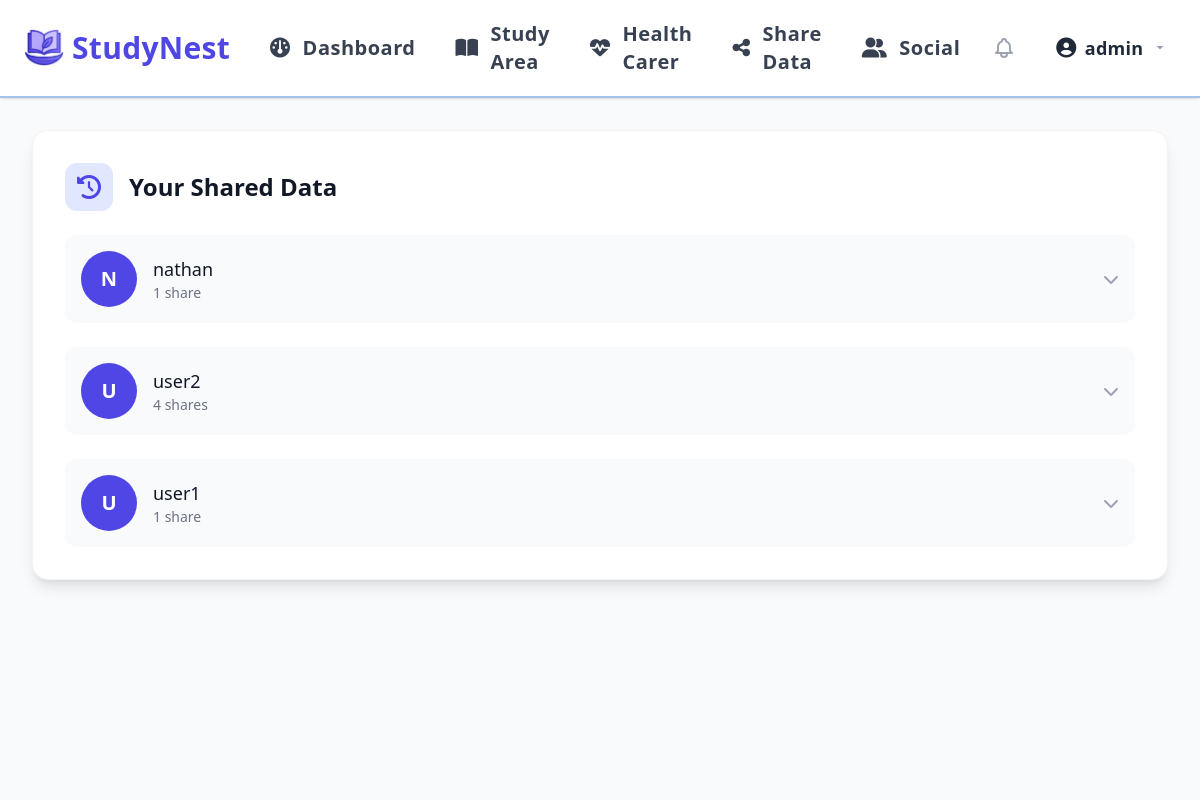
Screenshot of /shared_data_history (signed in) with the database file from the repository.
### app/models.py (models this page shows)
class User(UserMixin, db.Model):
    id = db.Column(db.Integer, primary_key=True)
    username = db.Column(db.String(80), unique=True, nullable=False)
    password = db.Column(db.String(255), nullable=False)
    email = db.Column(db.String(120), unique=True, nullable=False)
    created_at = db.Column(db.DateTime, default=lambda: datetime.now(UTC))
    university = db.Column(db.String(120))
    profile_picture = db.Column(db.String(120), default=None)  # Store the filename of the profile picture
    study_sessions = db.relationship('StudySession', backref='user', lazy=True)
    tasks = db.relationship('Task', backref='user', lazy=True)
    wellness_checks = db.relationship('WellnessCheck', backref='user', lazy=True)
    friends = db.relationship(
        'User',
        secondary='friendship',
        primaryjoin=(Friendship.user_id == id),
        secondaryjoin=(Friendship.friend_id == id),
        backref='friend_of'
    )
    sent_friend_requests = db.relationship('FriendRequest',
                                         foreign_keys='FriendRequest.from_user_id',
                                         back_populates='from_user',
                                         lazy=True)
    received_friend_requests = db.relationship('FriendRequest',
                                            foreign_keys='FriendRequest.to_user_id',
                                            back_populates='to_user',
                                            lazy=True)

### app/routes.py (the view)
@main.route('/shared_data_history')
@login_required
def shared_data_history():
    shared_data = SharedData.query.filter_by(from_user_id=current_user.id).order_by(SharedData.created_at.desc()).all()
    for data in shared_data:
        data.created_at_awst = to_awst(data.created_at)
    return render_template('shared_data_history.html', shared_data=shared_data)

### app/routes.py (called while the page is built)
@login_manager.user_loader
def load_user(user_id):
    return User.query.get(int(user_id))

def to_awst(dt):
    if dt is None:
        return None
    if dt.tzinfo is None:
        dt = dt.replace(tzinfo=timezone.utc)
    return dt.astimezone(AWST)

@main.context_processor
def inject_notifications():
    if current_user.is_authenticated:
        pending_count = FriendRequest.query.filter_by(to_user_id=current_user.id, status='pending').count()
        accepted_count = FriendRequest.query.filter_by(from_user_id=current_user.id, status='accepted', is_read=False).count()
        unread_shared_data = SharedData.query.filter_by(to_user_id=current_user.id, is_read=False).count()
        return dict(
            pending_requests_count=pending_count,
            accepted_requests_count=accepted_count,
            unread_shared_data_count=unread_shared_data
        )
    return dict(pending_requests_count=0, accepted_requests_count=0, unread_shared_data_count=0)

### templates/shared_data_history.html (shortened to what this page needs)
{% extends "base.html" %}
{% block content %}
<div class="h-full w-full bg-gray-50 dark:bg-gray-800">
    <div class="h-full w-full p-8">
        <div class="max-w-7xl mx-auto">
            <div class="bg-white dark:bg-gray-700 rounded-2xl shadow-lg p-8 border border-gray-100 dark:border-gray-600">
                <div class="flex items-center mb-6">
                    <div class="w-12 h-12 rounded-xl bg-indigo-100 dark:bg-indigo-900 flex items-center justify-center mr-4">
                        <i class="fas fa-history text-2xl text-indigo-600 dark:text-indigo-300"></i>
                    </div>
                    <h2 class="text-2xl font-semibold text-gray-900 dark:text-white">Your Shared Data</h2>
                </div>
                {% if shared_data %}
                    {% set user_data = {} %}
                    {% for data in shared_data %}
                        {% if data.to_user.id not in user_data %}
                            {% set _ = user_data.update({data.to_user.id: {'user': data.to_user, 'shares': []}}) %}
                        {% endif %}
                        {% set _ = user_data[data.to_user.id]['shares'].append(data) %}
                    {% endfor %}
                    <div class="space-y-6">
                        {% for user_id, user_info in user_data.items() %}
                            <div class="bg-gray-50 dark:bg-gray-600 rounded-xl overflow-hidden">
                                <div class="p-4 flex items-center justify-between cursor-pointer hover:bg-gray-100 dark:hover:bg-gray-500 transition-colors duration-200"
                                     onclick="toggleUserSection('user-{{ user_id }}')">
                                    <div class="flex items-center space-x-4">
                                        <div class="w-14 h-14 rounded-full bg-indigo-600 flex items-center justify-center text-xl font-bold text-white">
                                            {{ user_info.user.username[0]|upper }}
                                        </div>
                                        <div>
                                            <h3 class="font-medium text-gray-900 dark:text-white text-lg">{{ user_info.user.username }}</h3>
                                            <p class="text-sm text-gray-500 dark:text-gray-400">{{ user_info.shares|length }} share{{ 's' if user_info.shares|length != 1 else '' }}</p>
                                        </div>
                                    </div>
                                    <i class="fas fa-chevron-down text-gray-400 transition-transform duration-200" id="icon-{{ user_id }}"></i>
                                </div>
                                    {% set study_data = [] %}
                                    {% set mood_data = [] %}
                                    {% set assessment_data = [] %}
                                    {% for data in user_info.shares|sort(attribute='created_at', reverse=true) %}
                                        {% if data.data_content.get('study_progress') %}
                                            {% set _ = study_data.append(data) %}
                                        {% endif %}
                                        {% if data.data_content.get('mood') %}
                                            {% set _ = mood_data.append(data) %}
                                        {% endif %}
                                        {% if data.data_content.get('assessments') %}
                                            {% set _ = assessment_data.append(data) %}
                                        {% endif %}
                                    {% endfor %}
                            </div>
                        {% endfor %}
                    </div>
                {% endif %}
            </div>
        </div>
    </div>
</div>
{% endblock %}

### templates/base.html (shortened to what this page needs)
<!DOCTYPE html>
<html lang="en" class="h-full">
<head>
    <script src="https://cdn.tailwindcss.com"></script>
    <link rel="stylesheet" href="https://cdn.jsdelivr.net/npm/flatpickr/dist/flatpickr.min.css">
    <link rel="stylesheet" href="{{ static_file('css/styles.css') }}">
    <link rel="stylesheet" href="https://cdnjs.cloudflare.com/ajax/libs/font-awesome/6.5.0/css/all.min.css" />
    <link href="https://cdn.jsdelivr.net/npm/tom-select@2.3.1/dist/css/tom-select.css" rel="stylesheet">
</head>
<body class="bg-background text-primary h-full flex flex-col">
    <nav class="flex items-center bg-white px-6 py-3 shadow justify-between sticky top-0 z-50 text-lg">
        <div class="flex items-center flex-shrink-0 mr-6">
            <a href="{% if current_user.is_authenticated %}{{ url_for('main.dashboard') }}{% else %}{{ url_for('main.index') }}{% endif %}"
            class="flex items-center space-x-2 text-3xl font-extrabold hover:text-indigo-500 transition-all duration-300">
            <img src="{{ url_for('static', filename='images/studynest_icon.png') }}"
            alt="StudyNest Logo" width="40" height="40" class="inline-block" />
            <span style="color:#4f46e5;">StudyNest</span>
            </a>
        </div>
        <div class="hidden md:flex items-center flex-1 justify-center">
            {% if current_user.is_authenticated %}
            <a href="{{ url_for('main.dashboard') }}"
               class="flex items-center px-4 py-2 rounded-lg mr-2 {% if request.endpoint == 'main.dashboard' %}bg-indigo-100 text-indigo-600 font-semibold{% else %}text-gray-700 hover:text-indigo-600 hover:bg-indigo-50{% endif %} text-xl">
                <i class="fa-solid fa-gauge mr-3 text-xl"></i> Dashboard
            </a>
            <a href="{{ url_for('main.study_area') }}"
               class="flex items-center px-4 py-2 rounded-lg mr-2 {% if request.endpoint == 'main.study_area' %}bg-indigo-100 text-indigo-600 font-semibold{% else %}text-gray-700 hover:text-indigo-600 hover:bg-indigo-50{% endif %} text-xl">
                <i class="fa-solid fa-book-open mr-3 text-xl"></i> Study Area
            </a>
            <a href="{{ url_for('main.health_carer') }}"
               class="flex items-center px-4 py-2 rounded-lg mr-2 {% if request.endpoint == 'main.health_carer' %}bg-indigo-100 text-indigo-600 font-semibold{% else %}text-gray-700 hover:text-indigo-600 hover:bg-indigo-50{% endif %} text-xl">
                <i class="fa-solid fa-heart-pulse mr-3 text-xl"></i> Health Carer
            </a>
            <a href="{{ url_for('main.share_data') }}"
               class="flex items-center px-4 py-2 rounded-lg mr-2 {% if request.endpoint == 'main.share_data' %}bg-indigo-100 text-indigo-600 font-semibold{% else %}text-gray-700 hover:text-indigo-600 hover:bg-indigo-50{% endif %} text-xl">
                <i class="fa-solid fa-share-nodes mr-3 text-xl"></i> Share Data
            </a>
            <a href="{{ url_for('main.friends') }}"
               class="flex items-center px-4 py-2 rounded-lg mr-2 {% if request.endpoint == 'main.friends' %}bg-indigo-100 text-indigo-600 font-semibold{% else %}text-gray-700 hover:text-indigo-600 hover:bg-indigo-50{% endif %} text-xl">
                <i class="fa-solid fa-user-group mr-3 text-xl"></i> Social
            </a>
            {% endif %}
        </div>
        <div class="flex items-center space-x-4">
            {% if not (request.endpoint == 'main.index' and not current_user.is_authenticated) %}
            <div class="flex items-center space-x-4">
                {% if current_user.is_authenticated %}
                <a href="{{ url_for('main.notifications') }}" class="relative flex items-center px-2 py-2">
                </a>
                <div class="relative group inline-block hidden md:inline-block">
                    <a href="{{ url_for('main.profile') }}"
                       class="inline-flex items-center px-4 py-2 rounded-xl font-semibold text-gray-800 dark:text-gray-100 bg-white dark:bg-gray-700 hover:bg-indigo-50 dark:hover:bg-gray-600 hover:text-indigo-700 transition-all duration-200">
                        <i class="fa-solid fa-user-circle mr-2 text-xl"></i>
                        {{ current_user.username }}
                        <svg class="ml-2 w-4 h-4 fill-current text-gray-400 group-hover:text-indigo-600 transition-colors duration-200" xmlns="http://www.w3.org/2000/svg" viewBox="0 0 20 20">
                            <path d="M5.516 7.548L10 12l4.484-4.452z" />
                        </svg>
                    </a>
                </div>
                {% endif %}
            </div>
            {% endif %}
        </div>
    </nav>
    <main class="flex-1 w-full page-content">
        {% block content %}
        {% endblock %}
    </main>
</body>
</html>

### static/css/styles.css (style rules this page uses)
body { background-color: #ffffff; color: #000000; }
:root { --primary-bg: #F6FAFF; --accent-yellow: #FFDE70; --secondary-blue: #A3C4EB; --primary-blue: #173B64; }
body { background-color: var(--primary-bg); color: var(--primary-blue); }
nav { background-color: white !important; border-bottom: 2px solid var(--secondary-blue) !important; box-shadow: 0 2px 4px rgba(23, 59, 100, 0.1); }
nav a { font-weight: 500; letter-spacing: 0.3px; position: relative; padding: 0.5rem 0; }
nav .text-xl { font-weight: 600; letter-spacing: 0.5px; }
a { color: var(--primary-blue); transition: color 0.3s ease; }
.page-content { opacity: 0; animation: fadeIn 0.1s ease-in-out forwards; }

### rows the page displays
User: username "admin"
User: user "N", user.username "nathan"
User: user "U", user.username "user2"
User: user "U", user.username "user1"

### other values shown
{{ user_info.shares|length }} "1" "4" "1"
{{ 's' if user_info.shares|length != 1 else '' }} "s"
